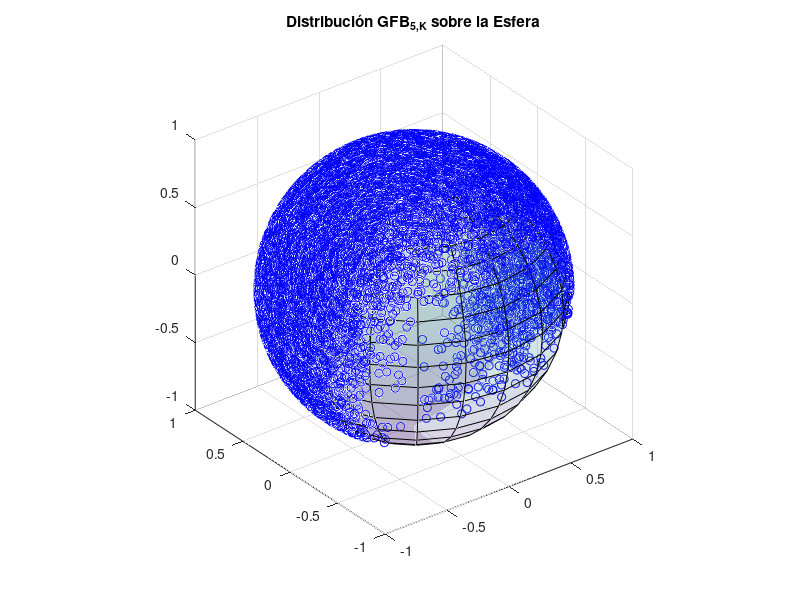

Write MATLAB code to recreate this figure.
%------------------------------------------------------------------------------------------------
%GENERACIÓN DE UNA VARIABLE ALEATORIA SEGÚN LA DISTRIBUCIÓN
%DE KENT(GFB_5,K) 
%-----------------------------------------------------------------------------------------------
clear all

%Si ambos son 0 estamos ante una uniforme, con beta igual a cero a VMF y
%con kappa igual a cero a GFB_4,beta
n=25000;
kappa=2; 
beta=2;%Tiene que ser >= 0


%kappa debe ser positivo
signo_kappa = sign(kappa);
kappa = abs(kappa);
X1 = []; X2 = [];

if 2*beta <= kappa % Caso unimodal
    alpha1 = kappa-2*beta;
    alpha2 = kappa+2*beta;
    sigma1 = 1/(4*alpha1+ sqrt(8*beta)); %A lo mejor tengo q poner la raiz
    sigma2 = 1/(4*kappa);
    
    while length(X1) < n 
    U1 = rand(n,1);  U2 = rand(n,1); 
    Z1 = normrnd(0,sqrt(sigma1),n,1);  
    Z2 = normrnd(0,sqrt(sigma2),n,1);  
    %Criterio de aceptación-rechazo
    Z1= Z1(U1 <= exp(-(2*alpha1*Z1.^2+ 4*beta*Z1.^4)-1/2+(2*alpha1+sqrt(8*beta))*Z1.^2));
    Z2= Z2(U2 <= exp(-(2*alpha2*Z2.^2+ 4*beta*Z2.^4)+(2*alpha2-4*beta)*Z2.^2));
    %Guardamos aquellos que lo verifiquen
    X1 = [X1;Z1]; 
    X2 = [X2;Z2]; 
    %Para la ultima condición tienen que tener el mismo numero de valores
    minimo = min(length(X1),length(X2));
    X1_min = X1(1:minimo); X2_min=X2(1:minimo);
    %Ultimo criterio de aceptación
    X1 = X1((X1_min.^2+X2_min.^2)<1);   
    X2 = X2((X1_min.^2+X2_min.^2)<1);
        
    end
else % Caso bimodal
    alpha1 = kappa-2*beta;
    alpha2 = kappa+2*beta;
    eta= 1-kappa/(2*beta);
    y0= sqrt(eta/2);
    py0= (beta/2)*eta^2;
    sigma1= 1/(2*eta*beta);
    sigma2 = 1/(4*kappa);

    while length(X1) < n 
    U1 = rand(n,1);  U2 = rand(n,1); 
    Z1 = normrnd(y0,sqrt(sigma1),n,1);  
    Z2 = normrnd(py0,sqrt(sigma2),n,1);  
    %Criterio de aceptación-rechazo
    Z1= Z1(U1 <= exp(-(2*alpha1*Z1.^2+ 4*beta*Z1.^4)+ beta*eta*(Z1-y0).^2- 2*py0));
    U=rand(length(Z1),1);
    Z1= Z1.*((U<1/2)-(U>=1/2));
    Z2= Z2(U2 <= exp(-(2*alpha2*Z2.^2+ 4*beta*Z2.^4)+(2*alpha2-4*beta)*Z2.^2));
    %Guardamos aquellos que lo verifiquen
    X1 = [X1;Z1]; 
    X2 = [X2;Z2]; 
    %Para la ultima condición tienen que tener el mismo numero de valores
    minimo = min(length(X1),length(X2));
    X1_min = X1(1:minimo); X2_min=X2(1:minimo);
    %Ultimo criterio de aceptación
    X1 = X1((X1_min.^2+X2_min.^2)<1);   
    X2 = X2((X1_min.^2+X2_min.^2)<1);
        
    end
end

%Nos aseguramos que tengan exactamente n valores
X1 = X1(1:n);
X2 = X2(1:n);

X= 1-2*(X1.^2+X2.^2); %cos theta
sx = sqrt(1-X.^2); %sen theta

coseno= X1./sqrt(X1.^2+X2.^2); %cos phi
seno= X2./sqrt(X1.^2+X2.^2); %sen phi

Y= [sx.*coseno, sx.*seno, X];
Y = signo_kappa*Y;

% Graficar las muestras en una esfera (S_{2}) 
    figure;
    x=Y(:,1); y=Y(:,2); z=Y(:,3); 
    plot3(x,y,z,'bo')
    title('Distribución GFB_{5,K} sobre la Esfera')
    hold on
    [x2,y2,z2] = sphere;
    obj= surf(x2,y2,z2);
    set(obj,'FaceAlpha',0.2)
    axis equal;
    grid on;
    hold off
    print(gcf, 'FB5_K_16', '-dpng', '-r300')

